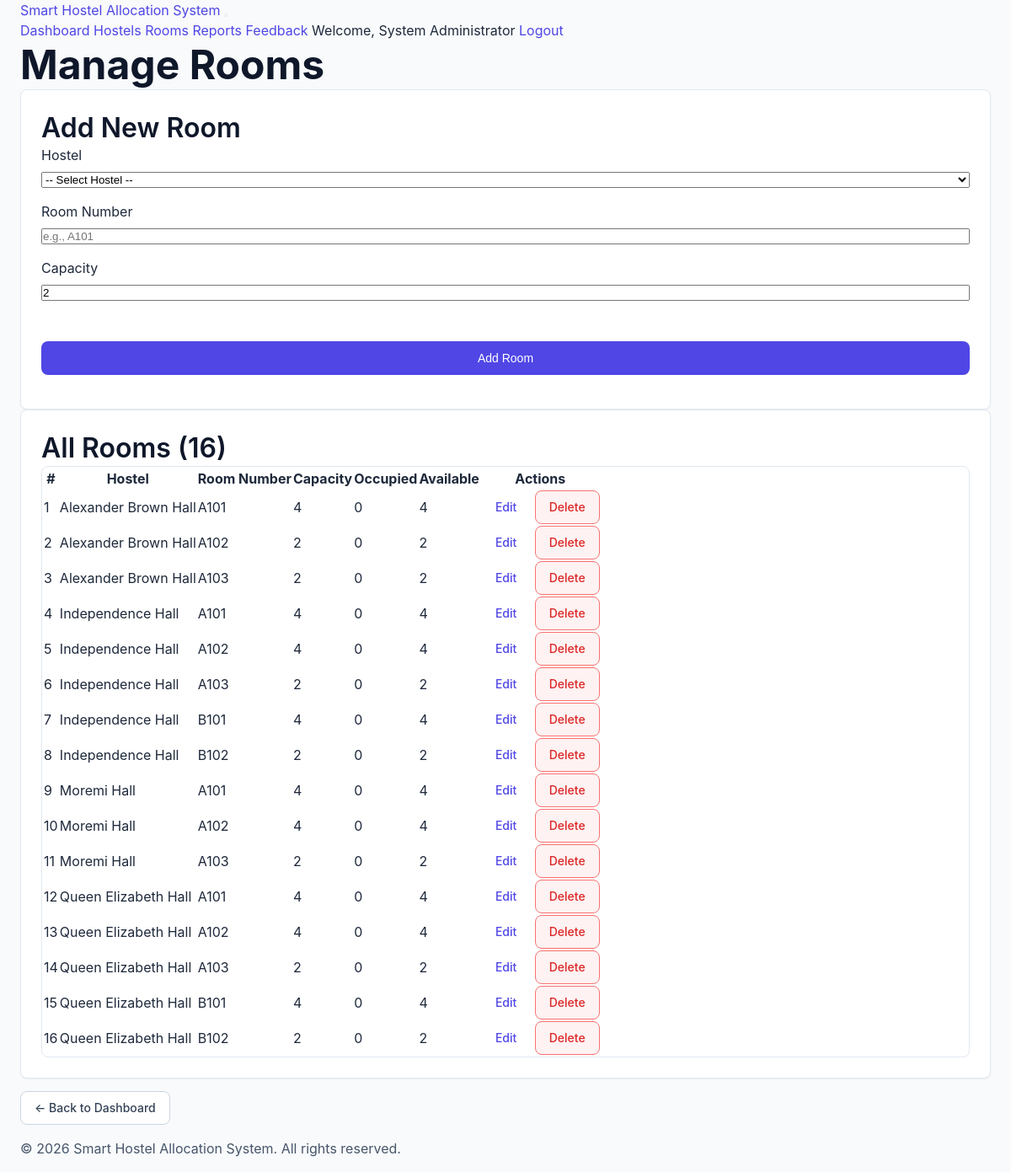
The app's page /old_php_version/admin/manage_rooms.php (signed in) with its own data.
### tables this page shows
CREATE TABLE IF NOT EXISTS rooms (
    room_id INT AUTO_INCREMENT PRIMARY KEY,
    hostel_id INT NOT NULL,
    room_number VARCHAR(10) NOT NULL,
    capacity INT NOT NULL DEFAULT 2,
    occupied_slots INT NOT NULL DEFAULT 0,
    created_at DATETIME DEFAULT CURRENT_TIMESTAMP,
    FOREIGN KEY (hostel_id) REFERENCES hostels(hostel_id) ON DELETE CASCADE,
    UNIQUE KEY unique_room_in_hostel (hostel_id, room_number)
);

CREATE TABLE IF NOT EXISTS hostels (
    hostel_id INT AUTO_INCREMENT PRIMARY KEY,
    hostel_name VARCHAR(100) NOT NULL,
    gender_category ENUM('Male', 'Female') NOT NULL,
    total_rooms INT NOT NULL DEFAULT 0,
    created_at DATETIME DEFAULT CURRENT_TIMESTAMP
);

### old_php_version/includes/functions.php (called while the page is built, shortened)
<?php
require_once __DIR__ . '/config.php';
function getAllRooms() {
    global $conn;
    $query = "SELECT r.*, h.hostel_name, h.gender_category
              FROM rooms r
              JOIN hostels h ON r.hostel_id = h.hostel_id
              ORDER BY h.hostel_name, r.room_number ASC";
    $result = mysqli_query($conn, $query);
    $rooms = [];
    while ($row = mysqli_fetch_assoc($result)) {
        $rooms[] = $row;
    }
    return $rooms;
}
function sanitize($str) {
    return htmlspecialchars($str, ENT_QUOTES, 'UTF-8');
}

### old_php_version/admin/manage_rooms.php (the view, shortened to what this page needs)
<?php
require_once __DIR__ . '/../includes/auth.php';
require_once __DIR__ . '/../includes/functions.php';
$editRoom = null;
$rooms = getAllRooms();
include __DIR__ . '/../includes/header.php';
?>
<h1 class="page-title">Manage Rooms</h1>
<div class="card">
    <h3><?php echo $editRoom ? 'Edit Room' : 'Add New Room'; ?></h3>
    <form method="POST" action="" class="form-inline">
        <?php if (!$editRoom): ?>
        <div class="form-group">
            <label for="hostel_id">Hostel</label>
            <select id="hostel_id" name="hostel_id" required>
                <option value="">-- Select Hostel --</option>
            </select>
        </div>
        <?php endif; ?>
        <div class="form-group">
            <label for="room_number">Room Number</label>
            <input type="text" id="room_number" name="room_number" required
                   value="<?php echo $editRoom ? sanitize($editRoom['room_number']) : ''; ?>"
                   placeholder="e.g., A101">
        </div>
        <div class="form-group">
            <label for="capacity">Capacity</label>
            <input type="number" id="capacity" name="capacity" required min="1" max="20"
                   value="<?php echo $editRoom ? $editRoom['capacity'] : '2'; ?>">
        </div>
        <div class="form-group">
            <label>&nbsp;</label>
            <?php if ($editRoom): ?>
                <button type="submit" name="edit_room" class="btn btn-success">Update Room</button>
                <a href="<?php echo BASE_URL; ?>/admin/manage_rooms.php" class="btn btn-secondary">Cancel</a>
            <?php else: ?>
                <button type="submit" name="add_room" class="btn btn-primary">Add Room</button>
            <?php endif; ?>
        </div>
    </form>
</div>
<div class="card">
    <h3>All Rooms (<?php echo count($rooms); ?>)</h3>
    <?php if (empty($rooms)): ?>
        <p>No rooms have been added yet. <a href="<?php echo BASE_URL; ?>/admin/manage_hostels.php">Add hostels first</a>.</p>
    <?php else: ?>
        <div class="table-wrapper">
            <table>
                <thead>
                    <tr>
                        <th>#</th>
                        <th>Hostel</th>
                        <th>Room Number</th>
                        <th>Capacity</th>
                        <th>Occupied</th>
                        <th>Available</th>
                        <th>Actions</th>
                    </tr>
                </thead>
                <tbody>
                    <?php foreach ($rooms as $index => $room): ?>
                        <tr>
                            <td><?php echo $index + 1; ?></td>
                            <td><?php echo sanitize($room['hostel_name']); ?></td>
                            <td><?php echo sanitize($room['room_number']); ?></td>
                            <td><?php echo $room['capacity']; ?></td>
                            <td><?php echo $room['occupied_slots']; ?></td>
                            <td><?php echo $room['capacity'] - $room['occupied_slots']; ?></td>
                            <td>
                                <a href="?edit=<?php echo $room['room_id']; ?>" class="btn btn-warning btn-sm">Edit</a>
                                <a href="?delete=<?php echo $room['room_id']; ?>" class="btn btn-danger btn-sm"
                                   onclick="return confirmDelete('room')">Delete</a>
                            </td>
                        </tr>
                    <?php endforeach; ?>
                </tbody>
            </table>
        </div>
    <?php endif; ?>
</div>
<p style="margin-top: 15px;">
    <a href="<?php echo BASE_URL; ?>/admin/dashboard.php" class="btn btn-secondary">← Back to Dashboard</a>
</p>
<footer>
    <p>&copy; <?php echo date('Y'); ?> <?php echo APP_NAME; ?>. All rights reserved.</p>
</footer>
</body>
</html>

### frontend/css/style.css (style rules this page uses)
:root { --primary-50: #eef2ff; --primary-100: #e0e7ff; --primary-200: #c7d2fe; --primary-300: #a5b4fc; --primary-400: #818cf8; --primary-500: #6366f1; --primary-600: #4f46e5; --primary-700: #4338ca; --primary-800: #3730a3; --primary-900: #312e81; --neutral-50: #f8fafc; --neutral-100: #f1f5f9; --neutral-200: #e2e8f0; --neutral-300: #cbd5e1; --neutral-400: #94a3b8; --neutral-500: #64748b; --neutral-600: #475569; --neutral-700: #334155; --neutral-800: #1e293b; --neutral-900: #0f172a; --success-bg: #ecfdf5; --success-border: #34d399; --success-text: #059669; --error-bg: #fef2f2; --error-border: #f87171; --error-text: #dc2626; --warning-bg: #fffbeb; --warning-border: #fcd34d; --warning-text: #d97706; --info-bg: #eff6ff; --info-border: #93c5fd; --info-text: #2563eb; --space-4: 4px; --space-8: 8px; --space-12: 12px; --space-16: 16px; --space-24: 24px; --space-32: 32px; --space-48: 48px; --space-64: 64px; --font-family: 'Inter', -apple-system, BlinkMacSystemFont, "Segoe UI", Roboto, Helvetica, Arial, sans-serif; --text-h1: 48px; --text-h2: 40px; --text-h3: 32px; --text-h4: 24px; --text-h5: 20px; --text-body: 16px; --text-small: 14px; --text-caption: 12px; --radius-sm: 4px; --radius-md: 8px; --radius-lg: 12px; --radius-full: 9999px; --shadow-sm: 0 1px 2px 0 rgba(0, 0, 0, 0.05); --shadow-md: 0 4px 6px -1px rgba(0, 0, 0, 0.1), 0 2px 4px -1px rgba(0, 0, 0, 0.06); --shadow-lg: 0 10px 15px -3px rgba(0, 0, 0, 0.1), 0 4px 6px -2px rgba(0, 0, 0, 0.05); }
*, *::before, *::after { margin: 0; padding: 0; box-sizing: border-box; }
body { font-family: var(--font-family); font-size: var(--text-body); line-height: 1.5; color: var(--neutral-800); background-color: var(--neutral-50); -webkit-font-smoothing: antialiased; }
h1 { font-size: var(--text-h1); line-height: 1.2; font-weight: 700; color: var(--neutral-900); }
h3 { font-size: var(--text-h3); line-height: 1.3; font-weight: 600; color: var(--neutral-900); }
p { font-size: var(--text-body); color: var(--neutral-600); margin-bottom: var(--space-16); }
a { color: var(--primary-600); text-decoration: none; transition: color 0.2s; }
.card { background: #ffffff; border: 1px solid var(--neutral-200); border-radius: var(--radius-md); padding: var(--space-24); box-shadow: var(--shadow-sm); }
.btn { display: inline-flex; align-items: center; justify-content: center; gap: var(--space-8); height: 40px; padding: 0 var(--space-16); font-size: var(--text-small); font-weight: 500; border-radius: var(--radius-md); border: 1px solid transparent; cursor: pointer; transition: all 0.2s; text-decoration: none; white-space: nowrap; }
.btn-primary { background-color: var(--primary-600); color: #ffffff; }
.btn-secondary { background-color: #ffffff; border-color: var(--neutral-300); color: var(--neutral-700); }
.btn-danger { background-color: var(--error-bg); color: var(--error-text); border-color: var(--error-border); }
.form-group { margin-bottom: var(--space-16); display: flex; flex-direction: column; gap: var(--space-8); }
.table-wrapper { width: 100%; overflow-x: auto; border: 1px solid var(--neutral-200); border-radius: var(--radius-md); background: #ffffff; }

### records on screen
rooms: hostel.hostel_name "Alexander Brown Hall", room_number "A101", capacity "4", occupied_slots "0", $room['capacity']-$room['occupied_slots'] "4"
rooms: hostel.hostel_name "Alexander Brown Hall", room_number "A102", capacity "2", occupied_slots "0", $room['capacity']-$room['occupied_slots'] "2"
rooms: hostel.hostel_name "Alexander Brown Hall", room_number "A103", capacity "2", occupied_slots "0", $room['capacity']-$room['occupied_slots'] "2"
rooms: hostel.hostel_name "Independence Hall", room_number "A101", capacity "4", occupied_slots "0", $room['capacity']-$room['occupied_slots'] "4"
rooms: hostel.hostel_name "Independence Hall", room_number "A102", capacity "4", occupied_slots "0", $room['capacity']-$room['occupied_slots'] "4"
rooms: hostel.hostel_name "Independence Hall", room_number "A103", capacity "2", occupied_slots "0", $room['capacity']-$room['occupied_slots'] "2"
rooms: hostel.hostel_name "Independence Hall", room_number "B101", capacity "4", occupied_slots "0", $room['capacity']-$room['occupied_slots'] "4"
rooms: hostel.hostel_name "Independence Hall", room_number "B102", capacity "2", occupied_slots "0", $room['capacity']-$room['occupied_slots'] "2"
rooms: hostel.hostel_name "Moremi Hall", room_number "A101", capacity "4", occupied_slots "0", $room['capacity']-$room['occupied_slots'] "4"
rooms: hostel.hostel_name "Moremi Hall", room_number "A102", capacity "4", occupied_slots "0", $room['capacity']-$room['occupied_slots'] "4"
rooms: hostel.hostel_name "Moremi Hall", room_number "A103", capacity "2", occupied_slots "0", $room['capacity']-$room['occupied_slots'] "2"
rooms: hostel.hostel_name "Queen Elizabeth Hall", room_number "A101", capacity "4", occupied_slots "0", $room['capacity']-$room['occupied_slots'] "4"
rooms: hostel.hostel_name "Queen Elizabeth Hall", room_number "A102", capacity "4", occupied_slots "0", $room['capacity']-$room['occupied_slots'] "4"
rooms: hostel.hostel_name "Queen Elizabeth Hall", room_number "A103", capacity "2", occupied_slots "0", $room['capacity']-$room['occupied_slots'] "2"
rooms: hostel.hostel_name "Queen Elizabeth Hall", room_number "B101", capacity "4", occupied_slots "0", $room['capacity']-$room['occupied_slots'] "4"
rooms: hostel.hostel_name "Queen Elizabeth Hall", room_number "B102", capacity "2", occupied_slots "0", $room['capacity']-$room['occupied_slots'] "2"

### other values on screen
APP_NAME "Smart Hostel Allocation System"
getCurrentUserName() "System Administrator"
count($rooms) "16"
